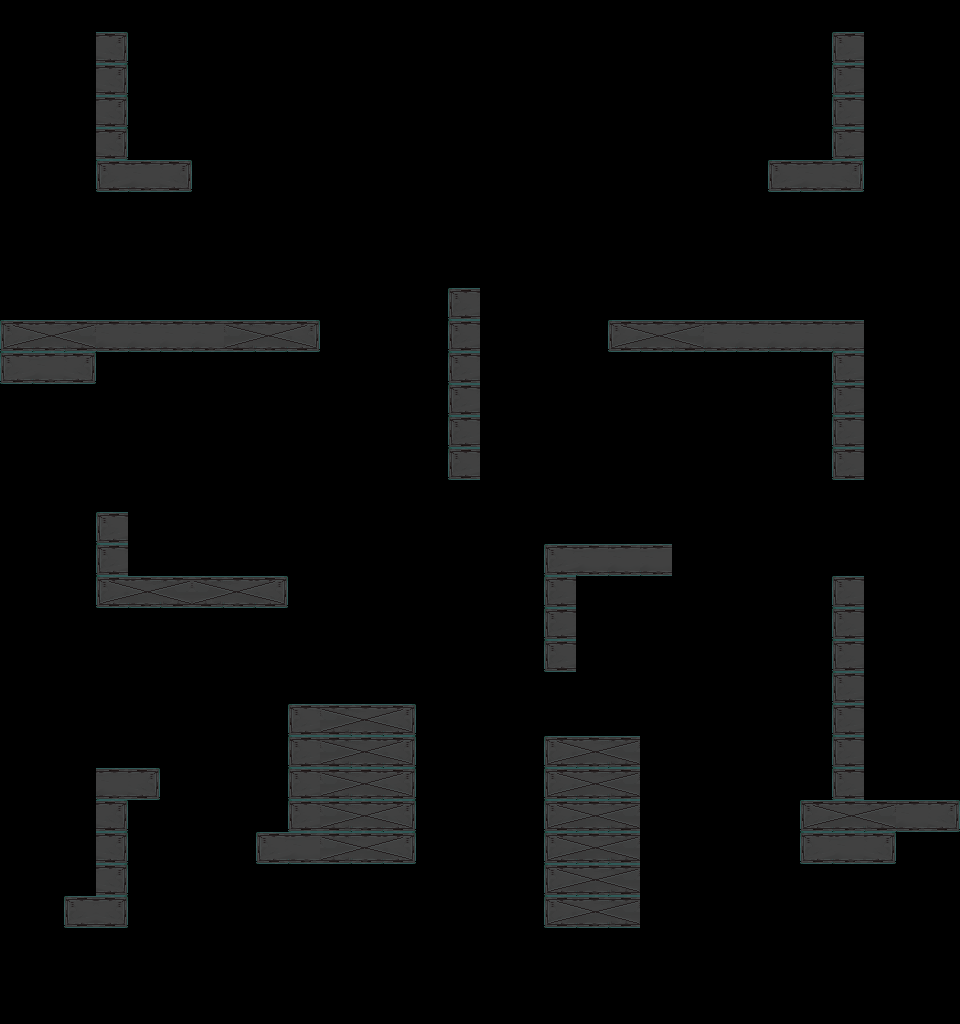

A 2D game scene composited from a Tiled map and its tileset images. What follows is a short description and the map's XML, with every tile layer's data as written:
An orthogonal 30x32 tile map with 32x32 px tiles, 1 tile layer (Platforms).

<map version="1.2" tiledversion="1.3.5" orientation="orthogonal" renderorder="right-down" width="30" height="32" tilewidth="32" tileheight="32" infinite="0" nextlayerid="2" nextobjectid="1">
 <editorsettings>
  <export target="tilemap04.json" format="json" />
 </editorsettings>
 <tileset firstgid="1" name="level_tileset_4" tilewidth="32" tileheight="32" tilecount="9" columns="3">
  <image source="../sprites/tiles.png" width="96" height="96" />
 </tileset>
 <layer id="1" name="Platforms" width="30" height="32">
  <data encoding="csv">
0,0,0,0,0,0,0,0,0,0,0,0,0,0,0,0,0,0,0,0,0,0,0,0,0,0,0,0,0,0,
0,0,0,6,0,0,0,0,0,0,0,0,0,0,0,0,0,0,0,0,0,0,0,0,0,0,4,0,0,0,
0,0,0,6,0,0,0,0,0,0,0,0,0,0,0,0,0,0,0,0,0,0,0,0,0,0,4,0,0,0,
0,0,0,6,0,0,0,0,0,0,0,0,0,0,0,0,0,0,0,0,0,0,0,0,0,0,4,0,0,0,
0,0,0,6,0,0,0,0,0,0,0,0,0,0,0,0,0,0,0,0,0,0,0,0,0,0,4,0,0,0,
0,0,0,4,5,6,0,0,0,0,0,0,0,0,0,0,0,0,0,0,0,0,0,0,4,5,6,0,0,0,
0,0,0,0,0,0,0,0,0,0,0,0,0,0,0,0,0,0,0,0,0,0,0,0,0,0,0,0,0,0,
0,0,0,0,0,0,0,0,0,0,0,0,0,0,0,0,0,0,0,0,0,0,0,0,0,0,0,0,0,0,
0,0,0,0,0,0,0,0,0,0,0,0,0,0,0,0,0,0,0,0,0,0,0,0,0,0,0,0,0,0,
0,0,0,0,0,0,0,0,0,0,0,0,0,0,4,0,0,0,0,0,0,0,0,0,0,0,0,0,0,0,
1,2,3,5,5,5,5,7,8,9,0,0,0,0,4,0,0,0,0,1,2,3,5,5,5,5,5,0,0,0,
4,5,6,0,0,0,0,0,0,0,0,0,0,0,4,0,0,0,0,0,0,0,0,0,0,0,4,0,0,0,
0,0,0,0,0,0,0,0,0,0,0,0,0,0,4,0,0,0,0,0,0,0,0,0,0,0,4,0,0,0,
0,0,0,0,0,0,0,0,0,0,0,0,0,0,4,0,0,0,0,0,0,0,0,0,0,0,4,0,0,0,
0,0,0,0,0,0,0,0,0,0,0,0,0,0,4,0,0,0,0,0,0,0,0,0,0,0,4,0,0,0,
0,0,0,0,0,0,0,0,0,0,0,0,0,0,0,0,0,0,0,0,0,0,0,0,0,0,0,0,0,0,
0,0,0,4,0,0,0,0,0,0,0,0,0,0,0,0,0,0,0,0,0,0,0,0,0,0,0,0,0,0,
0,0,0,4,0,0,0,0,0,0,0,0,0,0,0,0,0,4,5,5,5,0,0,0,0,0,0,0,0,0,
0,0,0,1,2,3,7,8,9,0,0,0,0,0,0,0,0,4,0,0,0,0,0,0,0,0,4,0,0,0,
0,0,0,0,0,0,0,0,0,0,0,0,0,0,0,0,0,4,0,0,0,0,0,0,0,0,4,0,0,0,
0,0,0,0,0,0,0,0,0,0,0,0,0,0,0,0,0,4,0,0,0,0,0,0,0,0,4,0,0,0,
0,0,0,0,0,0,0,0,0,0,0,0,0,0,0,0,0,0,0,0,0,0,0,0,0,0,4,0,0,0,
0,0,0,0,0,0,0,0,0,4,7,8,9,0,0,0,0,0,0,0,0,0,0,0,0,0,4,0,0,0,
0,0,0,0,0,0,0,0,0,4,7,8,9,0,0,0,0,1,2,3,0,0,0,0,0,0,4,0,0,0,
0,0,0,5,6,0,0,0,0,4,7,8,9,0,0,0,0,1,2,3,0,0,0,0,0,0,4,0,0,0,
0,0,0,6,0,0,0,0,0,4,7,8,9,0,0,0,0,1,2,3,0,0,0,0,0,1,2,3,5,6,
0,0,0,6,0,0,0,0,4,5,7,8,9,0,0,0,0,1,2,3,0,0,0,0,0,4,5,6,0,0,
0,0,0,6,0,0,0,0,0,0,0,0,0,0,0,0,0,1,2,3,0,0,0,0,0,0,0,0,0,0,
0,0,4,6,0,0,0,0,0,0,0,0,0,0,0,0,0,1,2,3,0,0,0,0,0,0,0,0,0,0,
0,0,0,0,0,0,0,0,0,0,0,0,0,0,0,0,0,0,0,0,0,0,0,0,0,0,0,0,0,0,
0,0,0,0,0,0,0,0,0,0,0,0,0,0,0,0,0,0,0,0,0,0,0,0,0,0,0,0,0,0,
0,0,0,0,0,0,0,0,0,0,0,0,0,0,0,0,0,0,0,0,0,0,0,0,0,0,0,0,0,0
</data>
 </layer>
</map>
